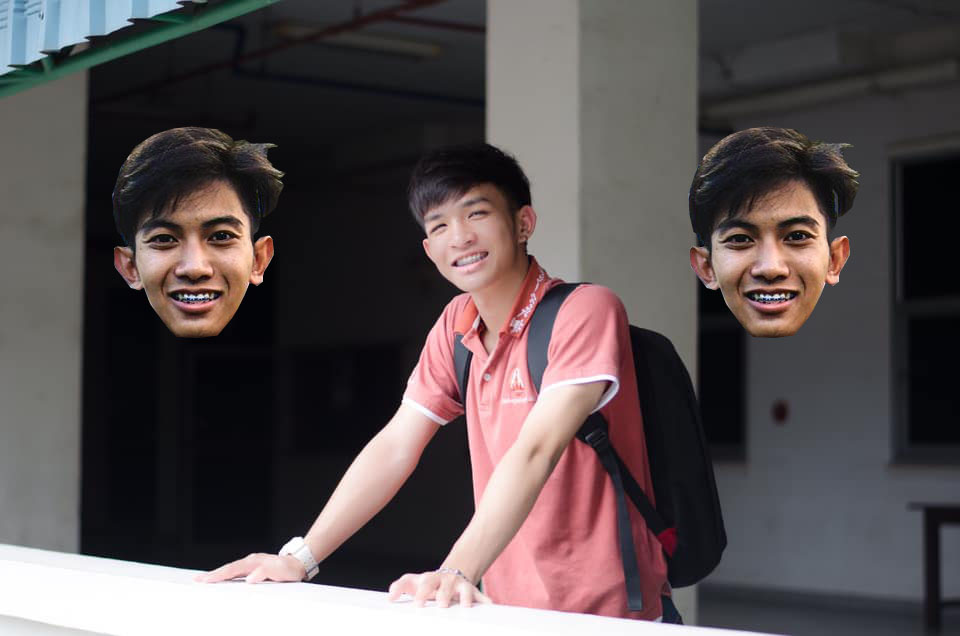
#> input picture TestImages/testimage.jpg, 960 x 636 px, found by its file name
$ python tester.py
#> lines starting #> are read from the running program, lines starting #| are printed output that depends on the picture
### faceRecognition.py
import cv2
import os
import numpy as np

def faceDetection(test_img):
    gray_img=cv2.cvtColor(test_img,cv2.COLOR_BGR2GRAY)
    face_haar_cascade=cv2.CascadeClassifier('D:/FaceRecognition/Haarcascade/haarcascade_frontalface_default.xml')
    faces=face_haar_cascade.detectMultiScale(gray_img,scaleFactor=1.3,minNeighbors=5)

    return faces,gray_img
def label_for_training_data(directory):
    faces=[]
    faceID=[]

    for path,subdirnames,filename in os.walk(directory):
        for filename in filename:
            if filename.startswith("."):
                print("Skipping system file")
                continue

            id=os.path.basename(path)
            img_path=os.path.join(path,filename)
            print("img_path",img_path)
            print("id: ",id)
            test_img=cv2.imread(img_path)
            if test_img is None:
                print("Image not loaded properly")
                continue
            faces_rect,gray_img=faceDetection(test_img)
            if len(faces_rect)!=1:
                continue
            (x,y,w,h)=faces_rect[0]
            roi_gray=gray_img[y:y+w,x:x+h]
            faces.append(roi_gray)
            faceID.append(int(id))
    return faces,faceID

def train_classifier(faces,faceID):
    face_recognizer = cv2.face.LBPHFaceRecognizer_create()
    face_recognizer.train(faces,np.array(faceID))
    return face_recognizer

def darw_rect(test_img,face):
    (x,y,w,h)=face
    cv2.rectangle(test_img,(x,y),(x+w,y+h),(255,0,0),thickness=5)

def put_text(test_img,text,x,y):
    cv2.putText(test_img,text,(x,y),cv2.FONT_HERSHEY_DUPLEX,3,(255,0,0),6)

### tester.py
import cv2
import os
import numpy as ny
import faceRecognition as fr

test_img=cv2.imread('D:/FaceRecognition/TestImages/testimage.jpg')
#> test_img is the input picture: shape (636, 960, 3); mean B, G, R 80.3, 79, 87.9
faces_detected,gray_img=fr.faceDetection(test_img)
#> in faceDetection, `gray_img=cv2.cvtColor(test_img,cv2.COLOR_BGR2GRAY)`:
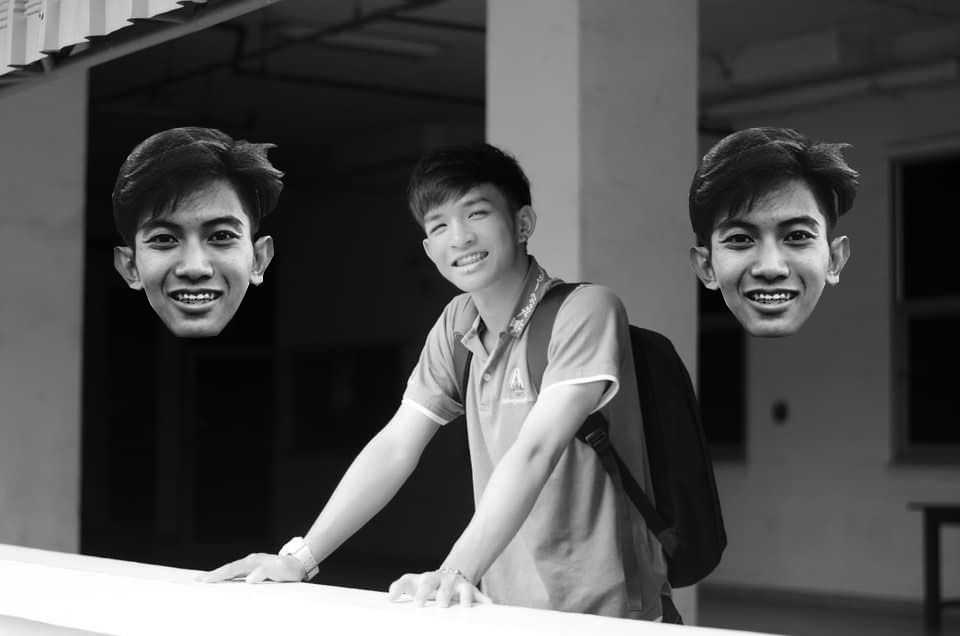
#> gray_img: shape (636, 960); min 0, max 255, mean 81.8
#> in faceDetection, `faces=face_haar_cascade.detectMultiScale(gray_img,scaleFactor=1.3,minN..`: faces = [[411, 183, 100, 100], [120, 178, 154, 154], [690, 178, 157, 157]]
#> faces_detected has the same summary as faces in faceDetection
print("faces_detested:",faces_detected)
#| faces_detested: [[411 183 100 100]
#|  [120 178 154 154]
#|  [690 178 157 157]]

faces,faceID=fr.label_for_training_data('D:/FaceRecognition/trainingimages')
#> pass 2 of the loop in label_for_training_data, `for path,subdirnames,filename in os.walk(directory):`:
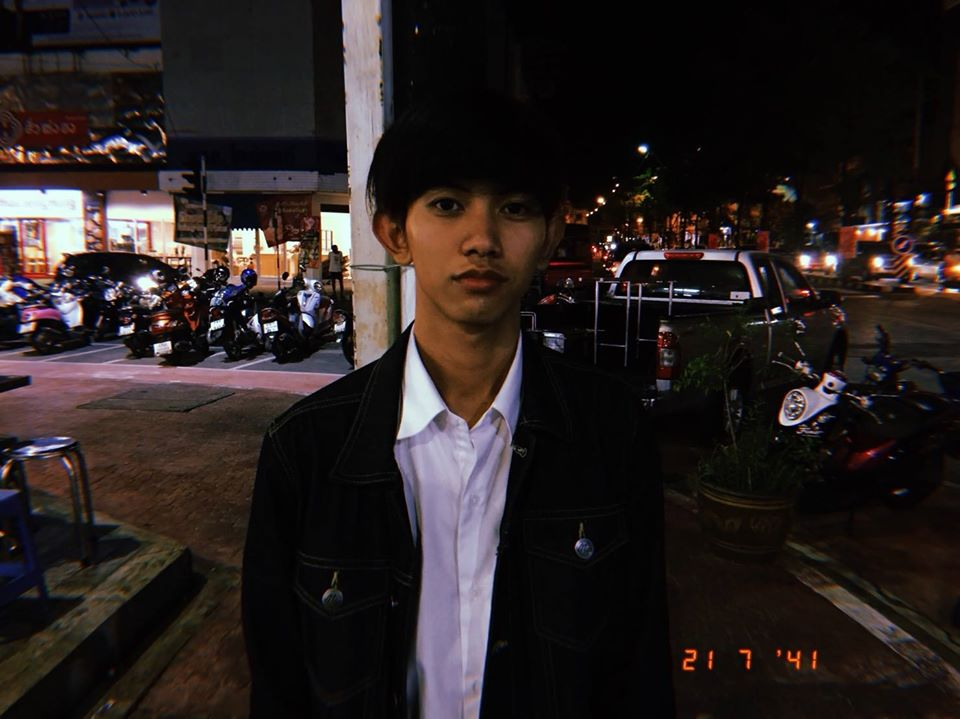
#> input picture trainingimages/0/p3.jpg, 960 x 719 px
#> in label_for_training_data, test_img is the input picture: shape (719, 960, 3); mean B, G, R 32.8, 33.7, 41.5
#> in faceDetection (call 2), `gray_img=cv2.cvtColor(test_img,cv2.COLOR_BGR2GRAY)`:
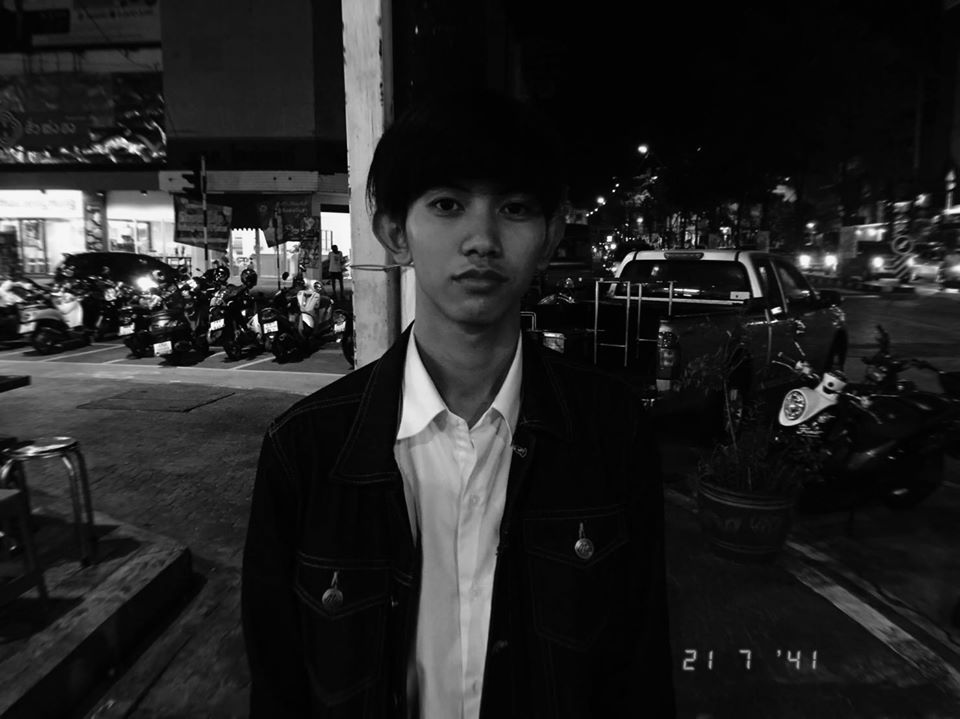
#> gray_img: shape (719, 960); min 0, max 255, mean 36
#> faces = [[395, 144, 174, 174]]
#> in label_for_training_data, `(x,y,w,h)=faces_rect[0]`: x = 395; y = 144; w = 174
#> in label_for_training_data, `roi_gray=gray_img[y:y+w,x:x+h]`:
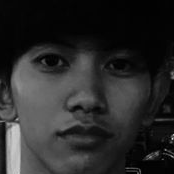
#> roi_gray: shape (174, 174); min 0, max 211, mean 41.4
face_recognizer=fr.train_classifier(faces,faceID)
face_recognizer.save('trainingData.yml')
name={0:'Pai',1:'Nice'}

for face in faces_detected:
    (x,y,w,h)=face
    roi_gray=gray_img[y:y+h,x:x+h]
    label,confidence=face_recognizer.predict(roi_gray)
    print('confidence: ',confidence)
    print('label: ',label)
    fr.darw_rect(test_img,face)
    predicted_name=name[label]
    fr.put_text(test_img,predicted_name,x,y)
#> this loop made 3 passes
#> pass 1, `roi_gray=gray_img[y:y+h,x:x+h]`:
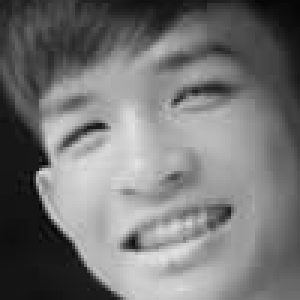
#> roi_gray: shape (100, 100) (shown 3 times larger); min 6, max 228, mean 116.6
#> pass 2, `roi_gray=gray_img[y:y+h,x:x+h]`:
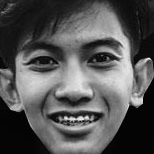
#> roi_gray: shape (154, 154); min 0, max 246, mean 85.4
#> pass 3, `roi_gray=gray_img[y:y+h,x:x+h]`:
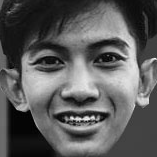
#> roi_gray: shape (157, 157); min 0, max 246, mean 91.6
#> after the loop:
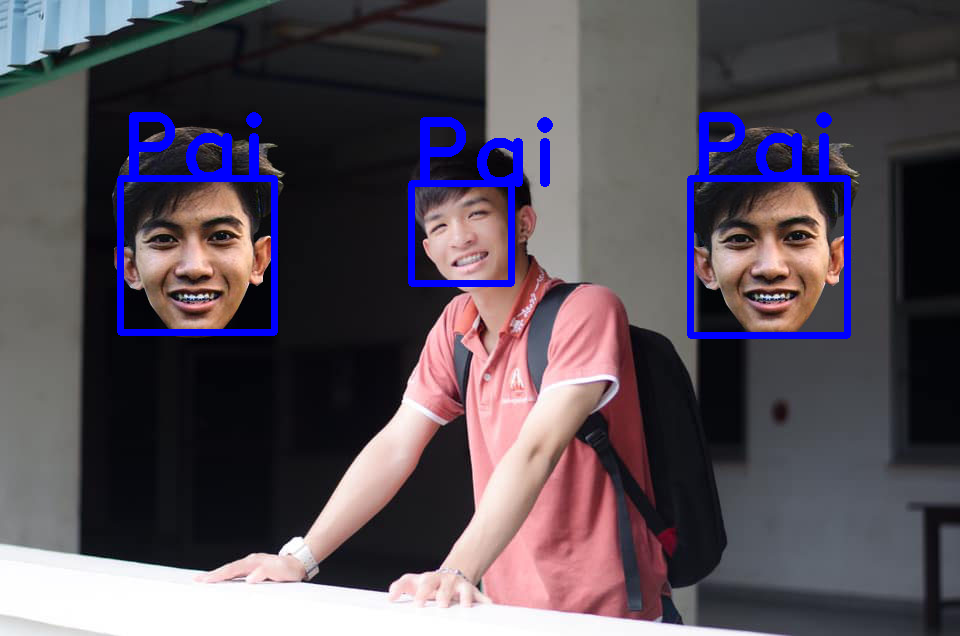
#> test_img: shape (636, 960, 3); mean B, G, R 87.4, 77.4, 86.1

resized_img=cv2.resize(test_img,(1000,700))
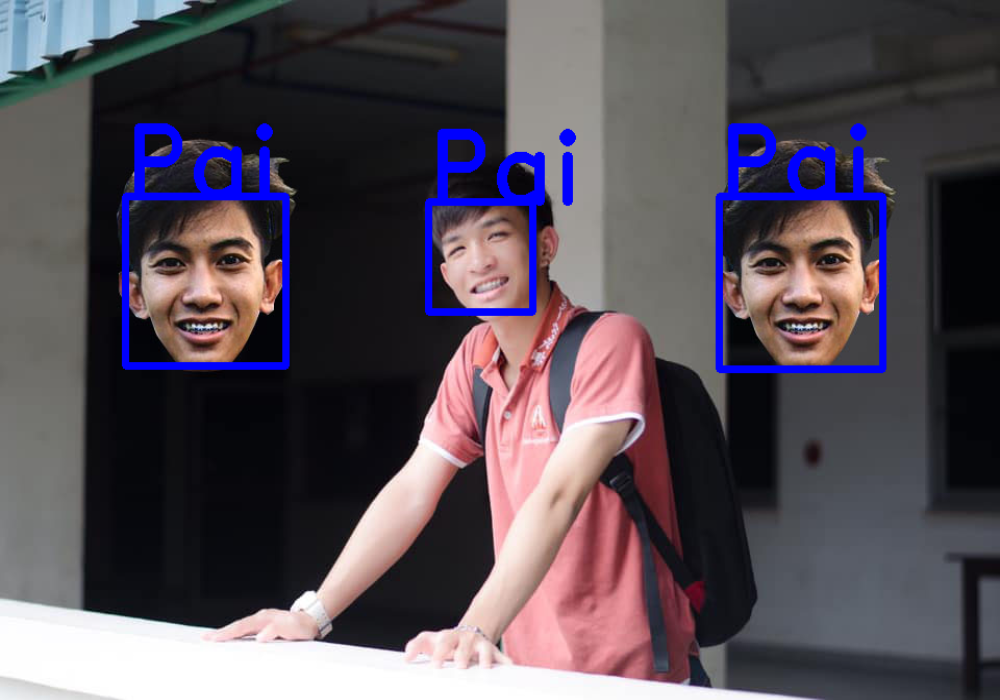
#> resized_img: shape (700, 1000, 3); mean B, G, R 87.4, 77.4, 86
cv2.imshow("face detection tutorial",resized_img)
cv2.waitKey(0)
cv2.destroyAllWindows
